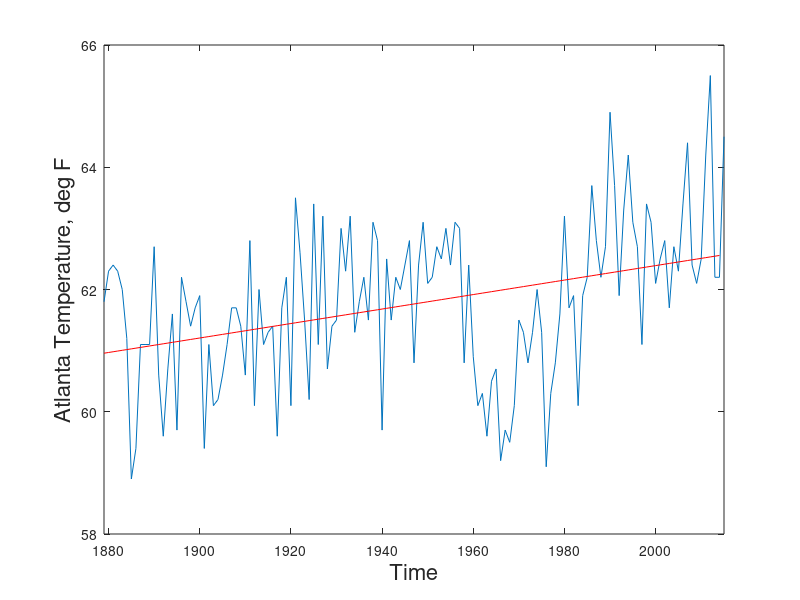

This chart was generated by the following MATLAB code:
%% week4_exercise.m 

% safety first
clear all;
close all;

% load AtlantaTemp data
load AtlantaTemp.mat

% set range to 2nd thru 138th entry
range = 2:138;

% make a time series plot
plot(Year(range),Annual(range));
xlabel('Time','fontsize',16);
ylabel('Atlanta Temperature, deg F','fontsize',16);
axis([1879 2015 58 66]);

% regression coeff
range = find(Year>=1879&Year<2015);

x=Year(range);
y=Annual(range);
xyave = mean(x.*y);
xave = mean(x);
yave = mean(y);
x2ave= mean(x.^2);
y2ave= mean(y.^2);
a = (xyave-xave*yave)/(x2ave-xave^2); % regression coeff. 
b = yave - a*xave;
R = (xyave-xave*yave)/sqrt((x2ave-xave^2)*(y2ave-yave^2));

% plot the regression lien over the data
hold on;
x0 = Year(range);
y0 = a*x0+b;
plot(x0,y0,'r-');
hold off;

% check the fraction of variance explained by the regression

Ratio = var(y0)/var(y);
